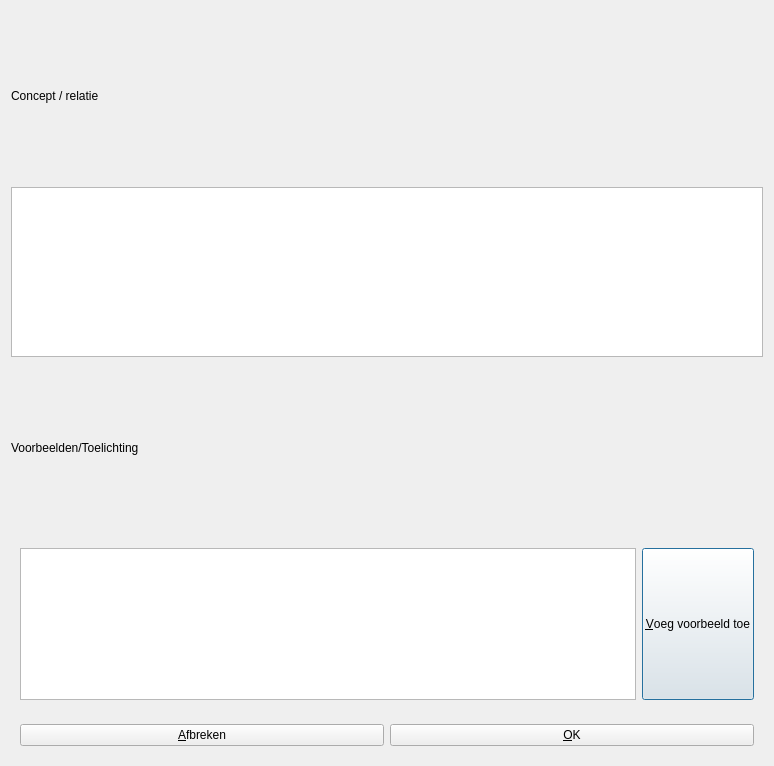
<?xml version="1.0" encoding="UTF-8"?>
<ui version="4.0">
 <class>QtConceptMapEditConceptDialog</class>
 <widget class="QDialog" name="QtConceptMapEditConceptDialog">
  <property name="geometry">
   <rect>
    <x>0</x>
    <y>0</y>
    <width>774</width>
    <height>766</height>
   </rect>
  </property>
  <property name="sizePolicy">
   <sizepolicy hsizetype="Fixed" vsizetype="Fixed">
    <horstretch>0</horstretch>
    <verstretch>0</verstretch>
   </sizepolicy>
  </property>
  <property name="minimumSize">
   <size>
    <width>774</width>
    <height>0</height>
   </size>
  </property>
  <property name="maximumSize">
   <size>
    <width>774</width>
    <height>16777215</height>
   </size>
  </property>
  <property name="windowTitle">
   <string>Concept/Relatie bewerken</string>
  </property>
  <layout class="QVBoxLayout" name="verticalLayout">
   <item>
    <widget class="QLabel" name="label_concept_or_relation">
     <property name="sizePolicy">
      <sizepolicy hsizetype="Fixed" vsizetype="Preferred">
       <horstretch>0</horstretch>
       <verstretch>0</verstretch>
      </sizepolicy>
     </property>
     <property name="text">
      <string>Concept / relatie</string>
     </property>
    </widget>
   </item>
   <item>
    <widget class="QPlainTextEdit" name="edit_concept">
     <property name="sizePolicy">
      <sizepolicy hsizetype="Expanding" vsizetype="Preferred">
       <horstretch>0</horstretch>
       <verstretch>0</verstretch>
      </sizepolicy>
     </property>
     <property name="sizeAdjustPolicy">
      <enum>QAbstractScrollArea::AdjustToContents</enum>
     </property>
    </widget>
   </item>
   <item>
    <widget class="QLabel" name="label_examples">
     <property name="text">
      <string>Voorbeelden/Toelichting</string>
     </property>
    </widget>
   </item>
   <item>
    <widget class="QWidget" name="widget_add" native="true">
     <layout class="QHBoxLayout" name="horizontalLayout_2">
      <item>
       <widget class="QPlainTextEdit" name="edit_text">
        <property name="sizePolicy">
         <sizepolicy hsizetype="Expanding" vsizetype="Preferred">
          <horstretch>0</horstretch>
          <verstretch>0</verstretch>
         </sizepolicy>
        </property>
        <property name="sizeAdjustPolicy">
         <enum>QAbstractScrollArea::AdjustToContents</enum>
        </property>
       </widget>
      </item>
      <item>
       <widget class="QPushButton" name="button_add">
        <property name="sizePolicy">
         <sizepolicy hsizetype="Minimum" vsizetype="Minimum">
          <horstretch>0</horstretch>
          <verstretch>0</verstretch>
         </sizepolicy>
        </property>
        <property name="text">
         <string>&amp;Voeg voorbeeld toe</string>
        </property>
       </widget>
      </item>
     </layout>
    </widget>
   </item>
   <item>
    <widget class="QWidget" name="widget_bottom" native="true">
     <property name="sizePolicy">
      <sizepolicy hsizetype="Preferred" vsizetype="Maximum">
       <horstretch>0</horstretch>
       <verstretch>0</verstretch>
      </sizepolicy>
     </property>
     <layout class="QHBoxLayout" name="horizontalLayout">
      <item>
       <widget class="QPushButton" name="button_cancel">
        <property name="toolTip">
         <string>Dit scherm sluiten met verlies van gedane wijzigingen</string>
        </property>
        <property name="text">
         <string>&amp;Afbreken</string>
        </property>
       </widget>
      </item>
      <item>
       <widget class="QPushButton" name="button_ok">
        <property name="toolTip">
         <string>Dit scherm sluiten met behoud van gedane wijzigingen</string>
        </property>
        <property name="text">
         <string>&amp;OK</string>
        </property>
       </widget>
      </item>
     </layout>
    </widget>
   </item>
  </layout>
 </widget>
 <resources/>
 <connections/>
</ui>
